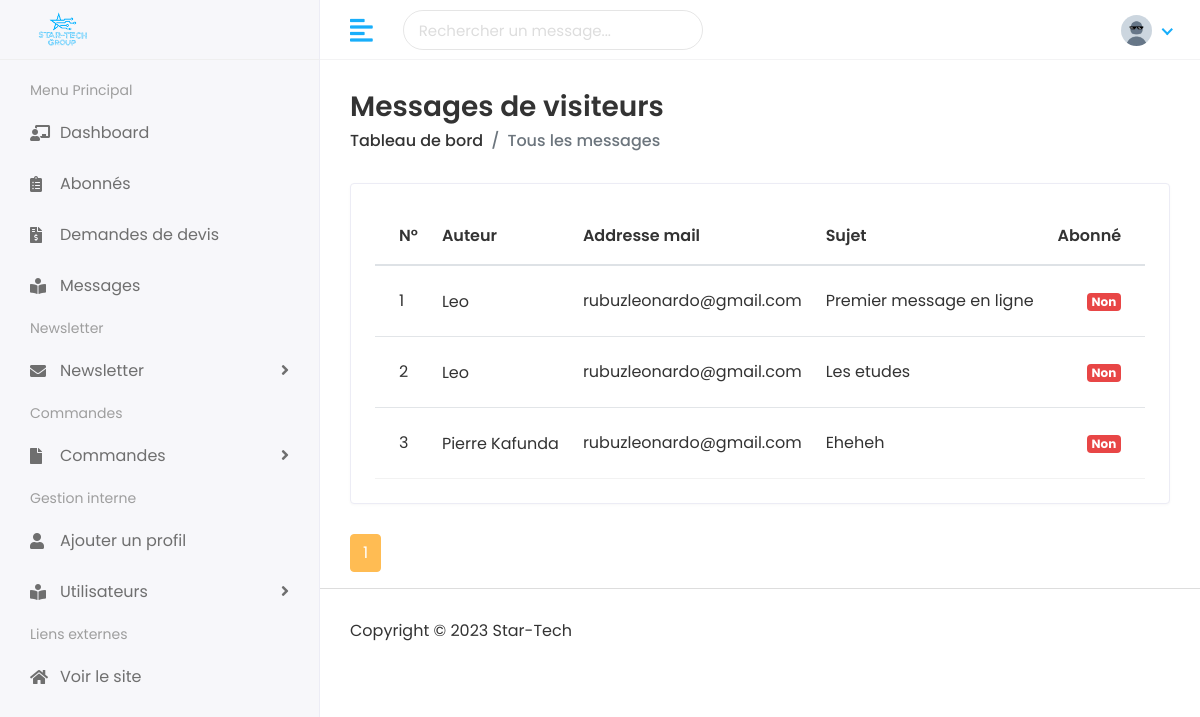
The page /dashboard/messages (signed in) on the database as committed earlier.
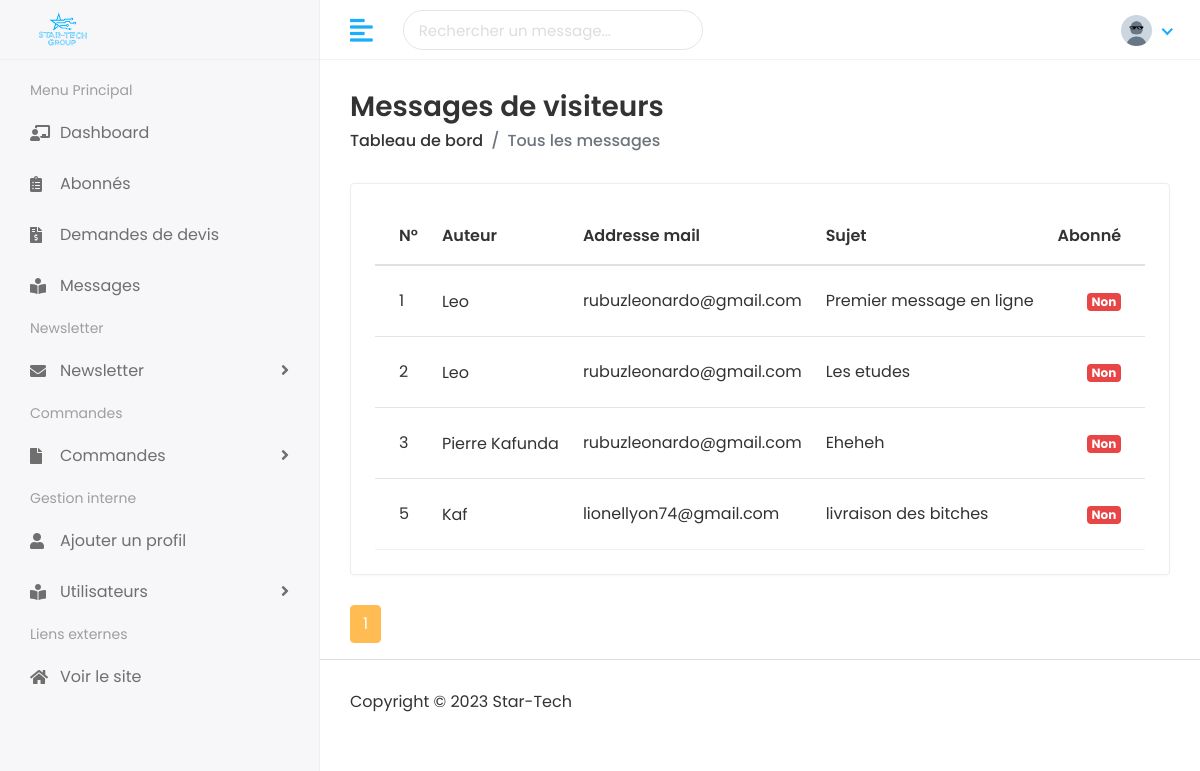
The same page on the database as committed later.
### visiteurs/models.py (models this page shows, shortened)
class Message(models.Model):
    author = models.CharField(max_length=20)
    email = models.EmailField(max_length=50)
    subject = models.CharField(max_length=50)
    date_posted = models.DateTimeField(auto_now=True)
    body = models.TextField(max_length=200)

### administration/views.py (the view)
# urls.py: path('dashboard/messages', allmessages ,name="messages"),
@login_required(login_url='login')
def allmessages(request):
    if request.GET.get('q') != None:
        q = request.GET.get('q')
        subs = Subscriber.objects.all()
        messages =  Message.objects.filter(
            Q(author__icontains=q) |
            Q(email__icontains=q) |
            Q(subject__icontains=q) |
            Q(body__icontains=q)
        )
        p = Paginator(messages, 5)
        page = request.GET.get('page')
        msgs = p.get_page(page)
        context = {
            'msgs' : msgs,
            'subs' : subs
        }
        return render(request, 'admin/messages.html', context)
    else:
        subs = Subscriber.objects.all()
        messages =  Message.objects.all()
        df = read_frame(subs, fieldnames=['email'])
        mail_list = df['email'].values.tolist()
        p = Paginator(messages, 5)
        page = request.GET.get('page')
        msgs = p.get_page(page)
        context = {
            'msgs' : msgs,
            'subs' : mail_list
        }
        return render(request, 'admin/messages.html', context)

### templates/admin/messages.html (shortened to what this page needs)
{% extends "admin/base_admin.html" %}
{% block search %}
<form method='GET' action='{% url "messages" %}'>
    <input type="text" name='q' class="form-control" placeholder="Rechercher un message...">
 </form>
{% endblock search %}
{% block content %}
{% load static %}
<div class="content container-fluid">
    <div class="page-header">
        <div class="row align-items-center">
            <div class="col">
                <h3 class="page-title">Messages de visiteurs</h3>
                <ul class="breadcrumb">
                    <li class="breadcrumb-item"><a href="index.html">Tableau de bord</a></li>
                    <li class="breadcrumb-item active">Tous les messages</li>
                </ul>
            </div>
        </div>
    </div>
    <div class="row">
        <div class="col-sm-12">
            <div class="card card-table">
                <div class="card-body">
                    <div class="table-responsive">
                        <table class="table table-hover table-center mb-0 datatable">
                            <thead>
                                <tr>
                                    <th>N°</th>
                                    <th>Auteur</th>
                                    <th>Addresse mail</th>
                                    <th>Sujet</th>
                                    <th class="text-right">Abonné</th>
                                    <th class="text-right">Action</th>
                                </tr>
                            </thead>
                            <tbody>
                                {% for item in msgs %}
                                    <tr>
                                        <td>{{ item.id }}</td>
                                        <td>
                                            <h2>
                                            <a>{{ item.author }}</a>
                                            </h2>
                                        </td>
                                        <td>{{ item.email }}</td>
                                        <td>{{ item.subject }}</td>
                                        <td class='text-right'>
                                            {% if item.email in subs %}
                                                <span class="badge badge-success">Oui</span>
                                            {% else %}
                                                <span class="badge badge-danger">Non</span>
                                            {% endif %}
                                        </td>
                                        <td class="text-right">
                                        </td>
                                    </tr>
                                {% endfor %}
                            </tbody>
                        </table>
                    </div>
                </div>
            </div>
        </div>
    </div>
    <div class="row">
        <div class="col-sm-12">
            <ul class="pagination">
                <li class="page-item active">
                    <a class="page-link" href="#">{{ msgs.number }} <span class="sr-only">(current)</span></a>
                </li>
            </ul>
        </div>
    </div>
</div>
{% endblock content %}

### templates/admin/base_admin.html (shortened to what this page needs)
{% load static %}
<!DOCTYPE html>
<html lang="en">
   <head>
      <link rel="stylesheet" href="{% static 'assets/plugins/bootstrap/css/bootstrap.min.css' %}">
      <link rel="stylesheet" href="{% static 'assets/plugins/fontawesome/css/fontawesome.min.css' %}">
      <link rel="stylesheet" href="{% static 'assets/plugins/fontawesome/css/all.min.css' %}">
      <link rel="stylesheet" href="{% static 'assets/css/style.css' %}">
   </head>
   <body>
    	<div class="main-wrapper">
            <div class="header">
                <div class="header-left">
                    <a href="{% url 'dashboard' %}" class="logo">
                        <img src="{% static 'img/logo.png' %}" alt="Logo">
                    </a>
        	    </div>
            <a href="javascript:void(0);" id="toggle_btn">
            <i class="fas fa-align-left"></i>
            </a>
            <div class="top-nav-search">
               {% block search %}
               {% endblock search %}
            </div>
            <ul class="nav user-menu">
               <li class="nav-item dropdown has-arrow">
                  <a href="#" class="dropdown-toggle nav-link" data-toggle="dropdown">
                     {% if request.user.profile.photo %}
                        <span class="user-img"><img class="rounded-circle" src="{{request.user.profile.photo.url}}" width="31" alt=""></span>
                     {% else %}
                        <span class="user-img"><img class="rounded-circle" src="{% static 'img/no-pfp.jpg' %}" width="31" alt=""></span>
                     {% endif %}
                  </a>
               </li>
            </ul>
         </div>
         <div class="sidebar" id="sidebar">
            <div class="sidebar-inner slimscroll">
               <div id="sidebar-menu" class="sidebar-menu">
                  <ul>
                     <li class="menu-title">
                        <span> Menu Principal</span>
                     </li>
                     <li>
                        <a href="{% url 'dashboard' %}"><i class="fas fa-chalkboard-teacher"></i> <span>Dashboard</span></a>
                     </li>
                     <li>
                        <a href="{% url 'subscribers' %}"><i class="fas fa-clipboard-list"></i> <span>Abonnés</span></a>
                     </li>
                     <li>
                        <a href="{% url 'devis_all' %}"><i class="fas fa-file-invoice-dollar"></i> <span>Demandes de devis</span></a>
                     </li>
                     <li>
                        <a href="{% url 'messages' %}"><i class="fas fa-book-reader"></i> <span>Messages</span></a>
                     </li>
                     <li class="menu-title">
                        <span>Newsletter</span>
                     </li>
                     <li class="submenu">
                        <a href="#"><i class="fas fa-envelope"></i> <span> Newsletter</span> <span class="menu-arrow"></span></a>
                     </li>
                     <li class="menu-title">
                        <span>Commandes</span>
                     </li>
                     <li class='submenu'>
                        <a href="#"><i class="fas fa-file"></i> <span>Commandes</span> <span class="menu-arrow"></span></a>
                     </li>
                     <li class="menu-title">
                        <span>Gestion interne</span>
                     </li>
                     {% if request.user.is_superuser %}
                     <li>
                        <a href="{% url 'addprofile' %}"><i class="fas fa-user"></i> <span>Ajouter un profil</span></a>
                     </li>
                     {% endif %}
                     <li class="submenu">
                        <a href="#"><i class="fas fa-book-reader"></i> <span> Utilisateurs</span> <span class="menu-arrow"></span></a>
                     </li>
                     <li class="menu-title">
                        <span>Liens externes</span>
                     </li>
                     <li>
                        <a href="{% url 'home' %}" target='blank'><i class="fas fa-home"></i> <span>Voir le site</span></a>
                     </li>
                  </ul>
               </div>
            </div>
         </div>
         <div class="page-wrapper">
            {% block content %}
            {% endblock content %}
            <footer>
               <p>Copyright © 2023 Star-Tech</p>
            </footer>
         </div>
      </div>
   </body>
</html>

Rows that differ between the two databases and show on the page:
added Message: id "5", author "Kaf", email "lionellyon74@gmail.com", subject "livraison des bitches", shows "Non"
